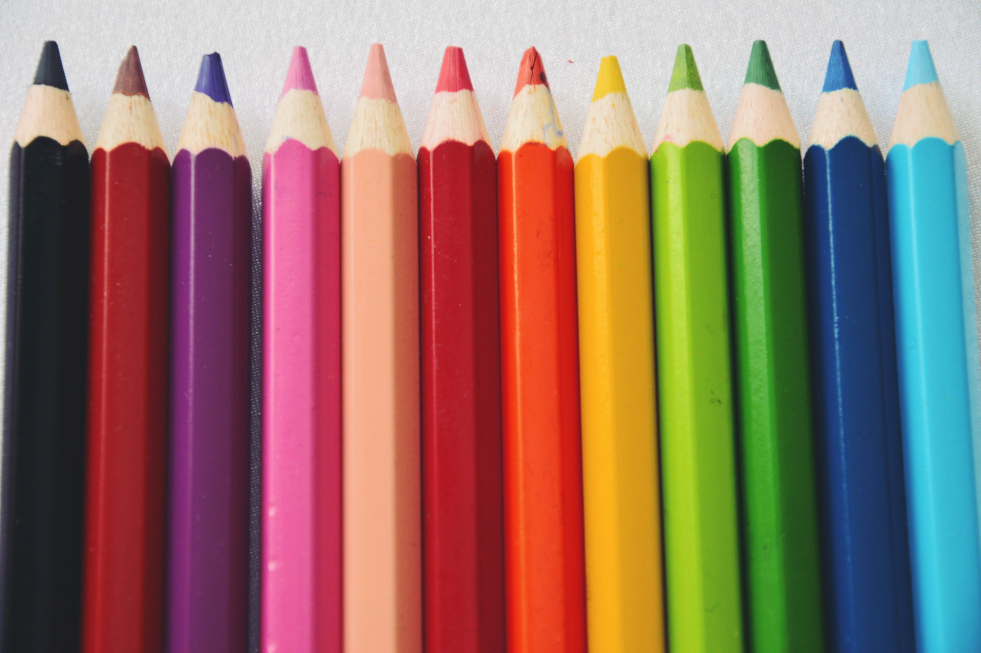
#> input picture data/pencils.jpg, 4905 x 3261 px (shown at 1/5 size)
$ python -i contour_utils.py   (imports and definitions only)
#> lines starting #> are read from the running program, lines starting #| are printed output that depends on the picture; after the words box and inside, x2 and y2 are one past the last pixel; in counts of white or black regions, pixels touching at a corner belong together
#> further down, picture is the input picture: shape (3261, 4905, 3); mean B, G, R 101.6, 114.9, 147.4
"""
Module for contour detection and filtering.
"""
import cv2
import numpy as np
from typing import List, Dict, Any, Tuple

# [81 lines left out: functions find_pencils_in_mask, create_contour_mask, not called in this run]

def detect_edges(image: np.ndarray) -> np.ndarray:
    """
    Detect edges in an image using a combination of adaptive thresholding and Canny edge detection.

    Args:
        image: Input image in BGR format

    Returns:
        Binary edge mask
    """
    # Convert to grayscale
    gray = cv2.cvtColor(image, cv2.COLOR_BGR2GRAY)
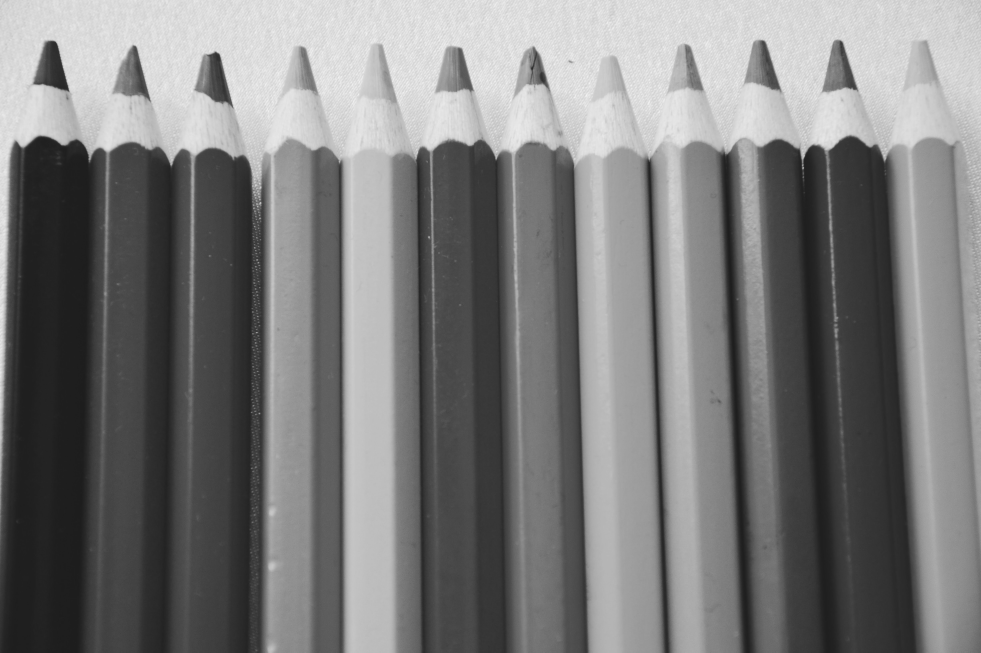
#> gray: shape (3261, 4905) (shown at 1/5 size); min 27, max 247, mean 123.1

    # Apply bilateral filter to reduce noise while preserving edges
    blurred = cv2.bilateralFilter(gray, 11, 17, 17)

    # Apply adaptive thresholding with larger block size for better pencil detection
    thresh = cv2.adaptiveThreshold(blurred, 255, cv2.ADAPTIVE_THRESH_GAUSSIAN_C,
                                 cv2.THRESH_BINARY_INV, 21, 2)
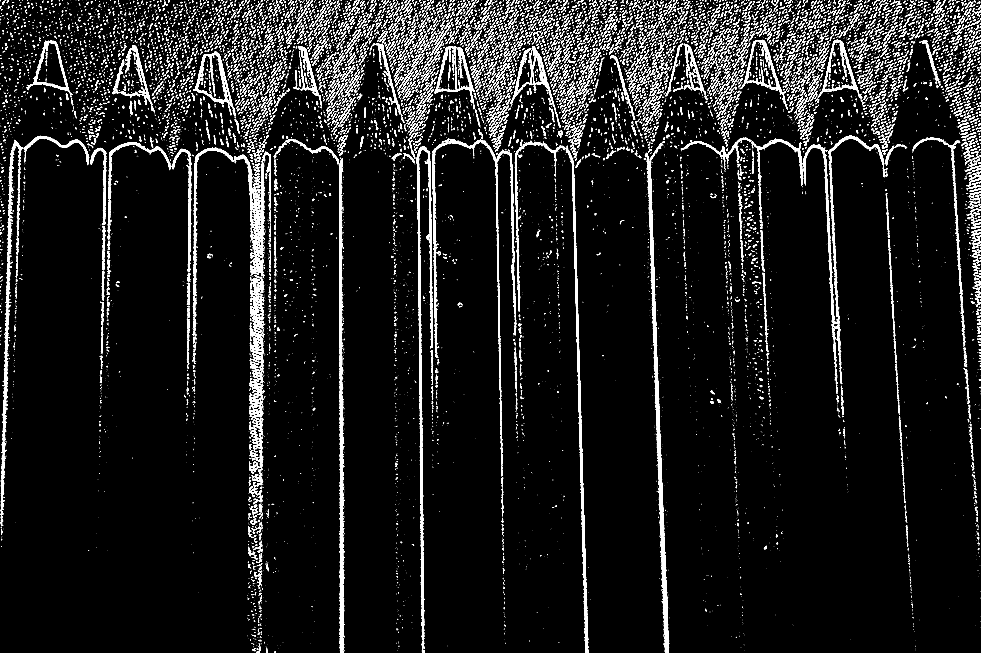
#> thresh: shape (3261, 4905) (shown at 1/5 size); 5.8% white; 23254 white regions (16780 under 20 px), largest, box (x1, y1, x2, y2) and area: (3224, 714, 3347, 3261) 40579, (2080, 732, 2165, 3202) 33601, (1694, 795, 1721, 3261) 31713

    # Apply Canny edge detection with lower thresholds to catch more edges
    edges = cv2.Canny(blurred, 20, 100)
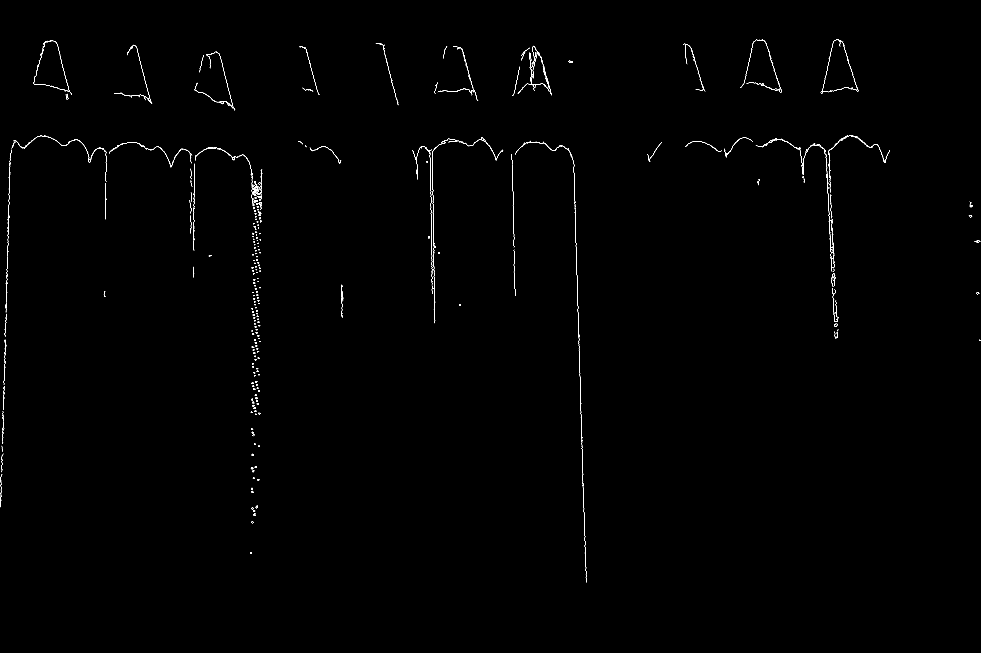
#> edges: shape (3261, 4905) (shown at 1/5 size); 0.2% white in thin lines or dots, all inside (x1, y1, x2, y2) = (0, 195, 4905, 2913)

    # Combine thresholding and edge detection
    combined = cv2.bitwise_or(thresh, edges)
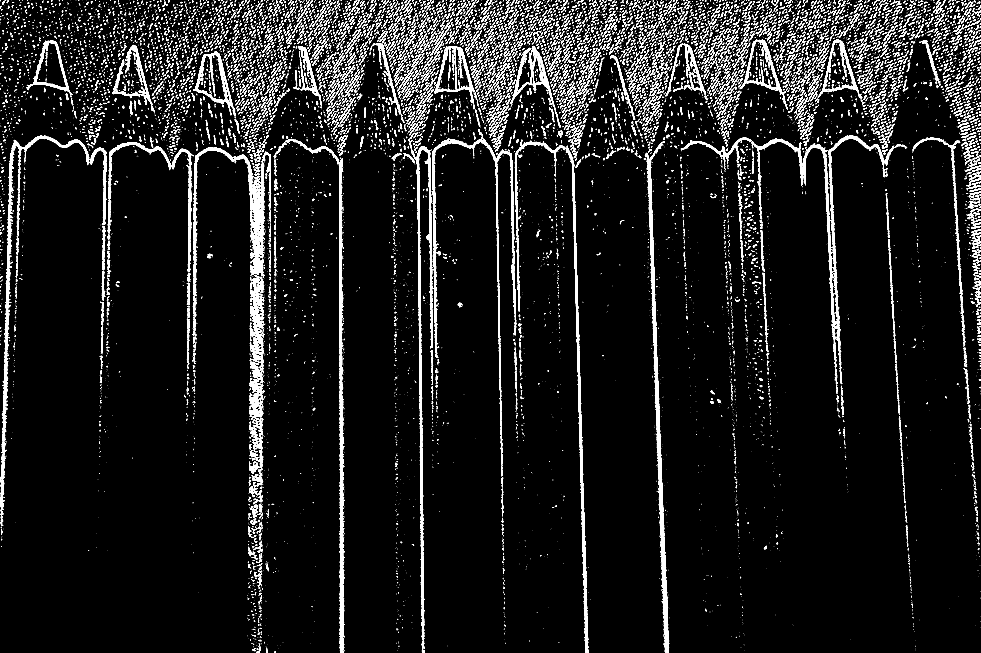
#> combined: shape (3261, 4905) (shown at 1/5 size); 5.9% white; 23232 white regions (16793 under 20 px), largest, box (x1, y1, x2, y2) and area: (3224, 710, 3347, 3261) 40733, (3404, 675, 4470, 1791) 39163, (2574, 704, 2942, 3261) 37859

    # Apply morphological operations to clean up and connect edges
    kernel_close = np.ones((5, 5), np.uint8)
    closed = cv2.morphologyEx(combined, cv2.MORPH_CLOSE, kernel_close, iterations=2)
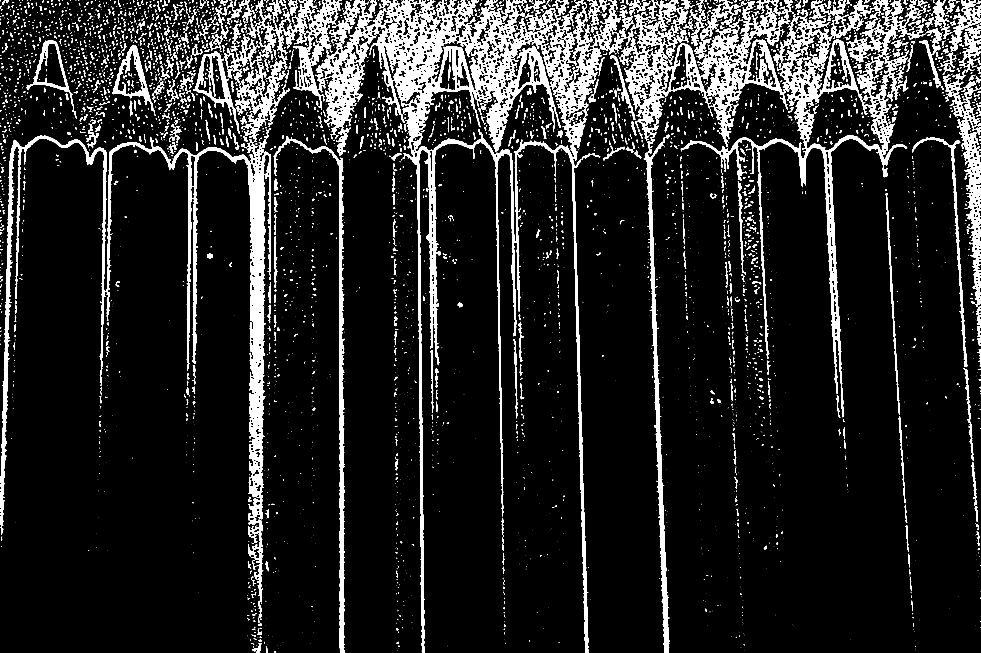
#> closed: shape (3261, 4905) (shown at 1/5 size); 10.3% white; 5641 white regions (3635 under 20 px), largest, box (x1, y1, x2, y2) and area: (1176, 0, 4607, 3261) 909677, (0, 676, 1356, 3088) 221216, (4715, 124, 4905, 1535) 54737

    # Dilate edges to connect gaps
    kernel_dilate = np.ones((7, 7), np.uint8)
    dilated_edges = cv2.dilate(closed, kernel_dilate, iterations=2)
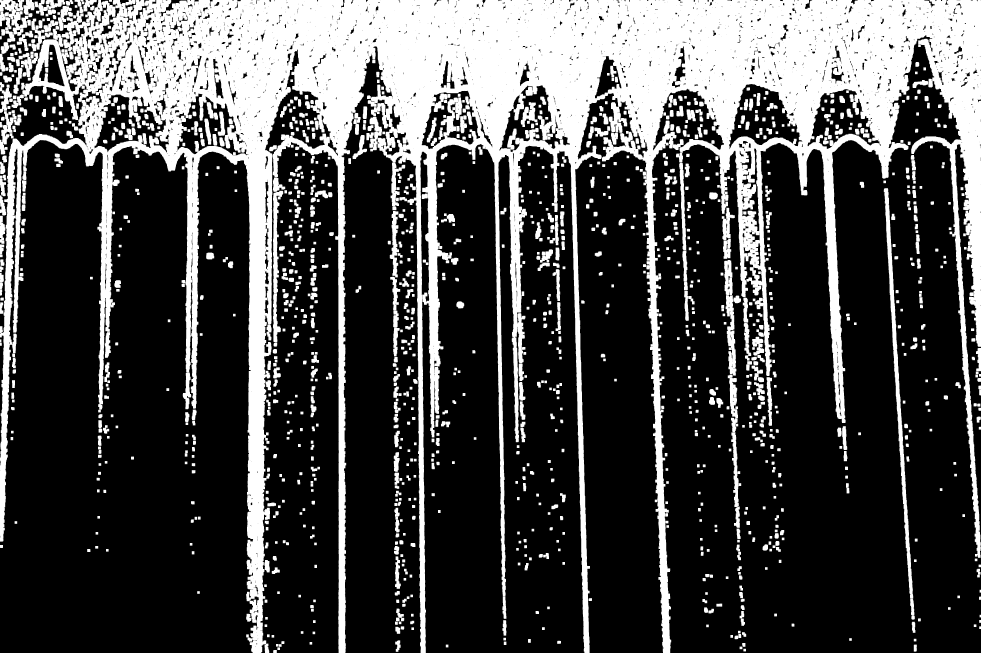
#> dilated_edges: shape (3261, 4905) (shown at 1/5 size); 28.9% white; 1462 white regions, largest, box (x1, y1, x2, y2) and area: (0, 0, 4905, 3261) 3861805, (4419, 941, 4566, 2993) 39267, (0, 0, 141, 211) 14971

    return dilated_edges

>>> import cv2
>>> picture = cv2.imread('../data/pencils.jpg')
>>> result = detect_edges(picture)
